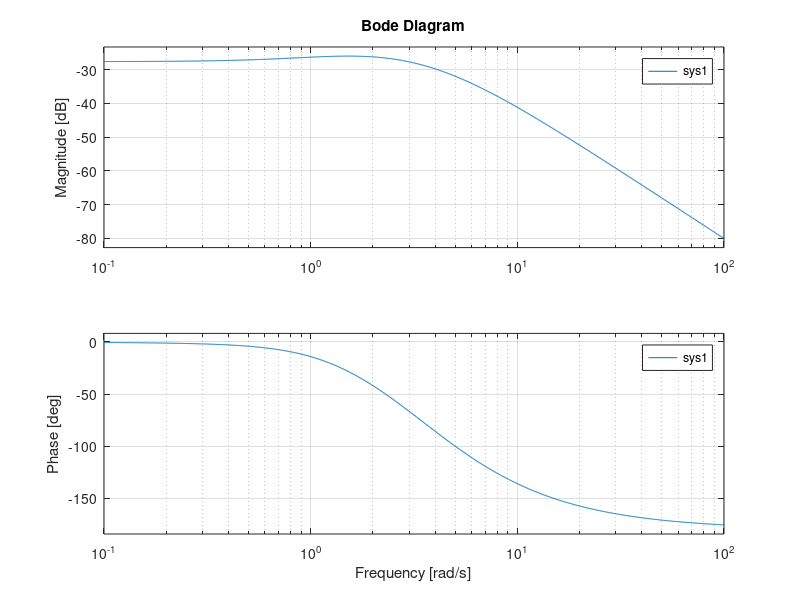
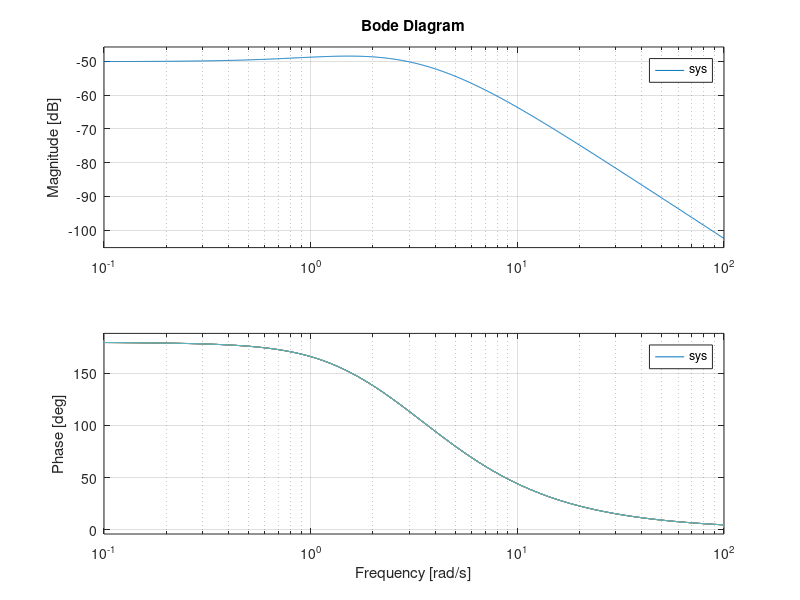
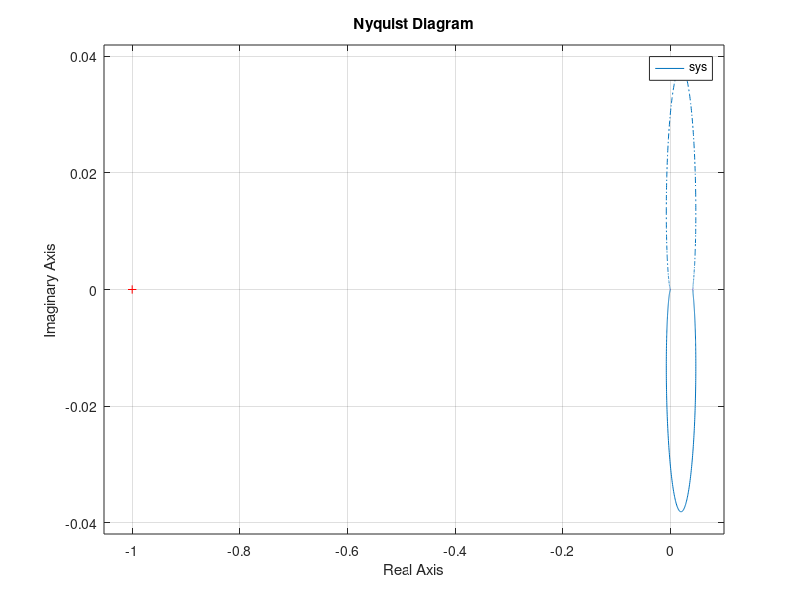
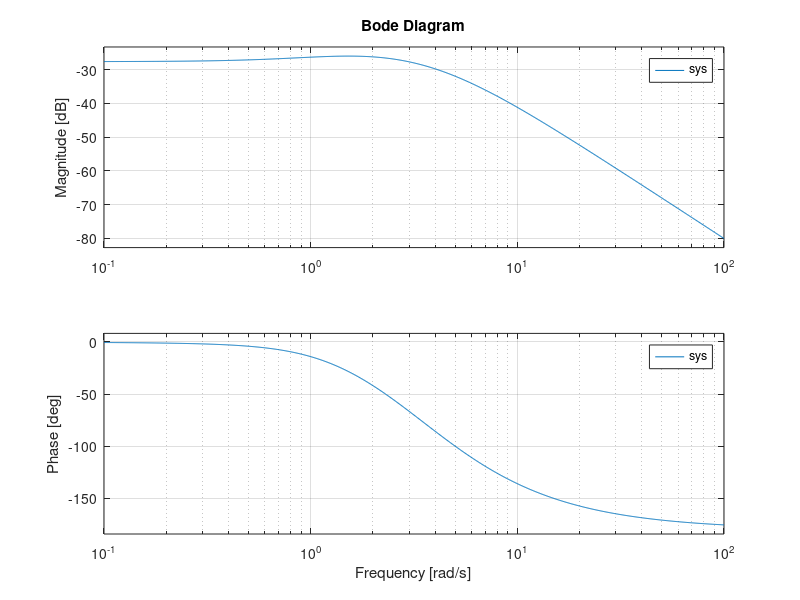

Write MATLAB code to recreate these figures, in order.
clear
clc
close all

% ---------------------------------QUESTION ONE-------------------------------

%PART a)

b=0;
sys1=tf([1 1],conv(conv([1 2],[1 3]),[1 4]));
figure
bode(sys1)
grid on
[Gm,Pm,wpc,wgc] = margin(sys1); 
GmdB = 20*log10(Gm); 
b=b+1;
metrics1(:,b)=[GmdB,Pm,wpc,wgc];
disp(metrics1)
% The uncompensated system above has infinite gain and phase margin.We are
% required to get a Gain Margin of 50dB.

figure
p=0;
for K=-0.08:0.001:-0.0750
    num=[1 1]*K;
    den=conv(conv([1 2],[1 3]),[1 4]);
    sys=tf(num,den);
    bode(sys);
    grid on
    hold on
    [Gm,Pm]=margin(sys);
    GmdB=20*log10(Gm);
    p=p+1;
    metrics(p,:)=[K,GmdB,Pm]; 
%     T(p,:) = table(GmdB,Pm,'VariableNames',{'Gain Margin','Phase Margin'})
end 
disp(metrics)

%From the above for loop, a Gain of -0.0760 gives a Gain Margin of 49.988dB
%and so I choose this as my Controller Gain.



%PART b)


sys=tf([1 1],[1 9 26 24]);
figure
nyquist(sys)

figure
bode(sys)
grid on
[Gm,Pm,wpc,wgc]=margin(sys);
GmdB=20*log(Gm);

metrics2=[GmdB,Pm,wpc,wgc]
%Gain crossover frequency is Not a Number when K=1. Since the system has
%infinite Gain and Phase margin, it is stable.Also,the nyquist contour does not
%cross the critical point(-1).


% use a for loop to determine the gain that gives you gain margin of 40dB


p=0;
figure
for K=-0.3:0.05:0
    num=[1 1]*K;
    den=[1 9 26 24];
    sys=tf(num,den);
    bode(sys);
    grid on
    hold on
    [Gm,Pm,wpc,wgc]=margin(sys);
    GmdB=20*log10(Gm);
    p=p+1;
    metrics(p,:)=[K,GmdB,Pm]; 
%     T(p,:) = table(GmdB,Pm,'VariableNames',{'Gain Margin','Phase Margin'})
end 

disp(metrics)
% T(p,:) = table(GmdB,Pm,'VariableNames',{'Gain Margin','Phase Margin'})

%From the for loop above, a gain of -0.25 gives a Gain Margin of 39.6454
%and so I choose this as my Gain.



